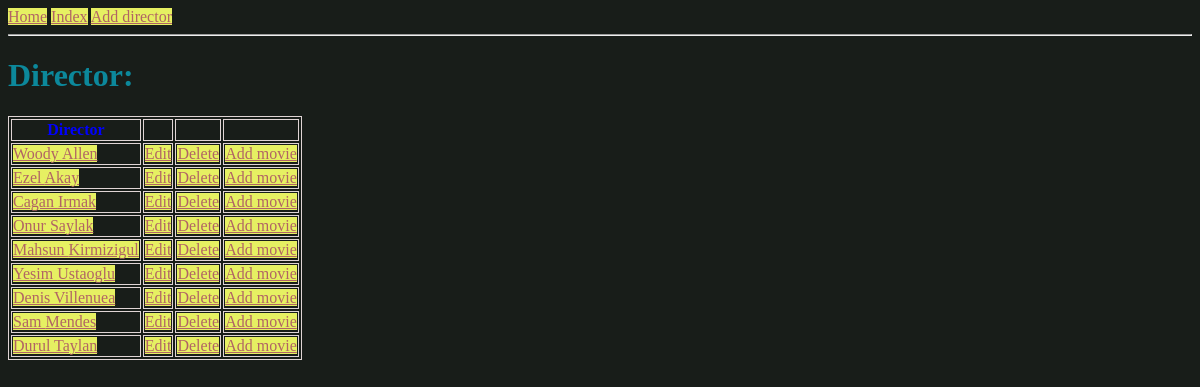
/directors/, run on an earlier commit of the app's database.
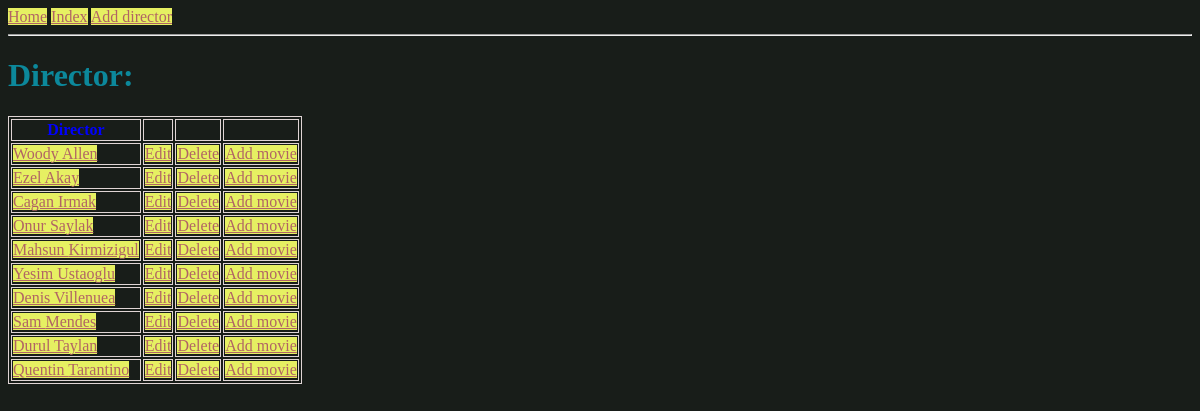
And on a later commit of the database.
### app_director/models.py (models this page shows, shortened)
class Director(models.Model):
    director_name = models.CharField(max_length=30)
    director_surname = models.CharField(max_length=30)
    director_age = models.IntegerField()

### app_director/views.py (the view)
# urls.py: path('', views.index, name='index_page'),
def index(request):
    q = Director.objects.all()
    context = {
        'data':q,
    }
    return render (request, 'app_d/index.html',context)

### templates/app_d/index.html (shortened to what this page needs)
{% extends 'app_d/base.html' %}
{% block content %}
<!DOCTYPE html>
<html lang="en">
<head>
</head>
<body>
    <h1>Director:</h1>
    <table>
        <tr>
            <th>Director</th>
            <th></th>
            <th></th>
            <th></th>
        </tr>
    {% for x in data %}
        <tr>
            <td><a href="{% url 'detail_page' idid=x.pk %}" >{{x.director_name}} {{x.director_surname}}</a></td>
            <td><a href="{% url 'edit_page' yonetmen_no=x.pk %}" >Edit</a></td>
            <td><a href="{% url 'delete_page' delete_id=x.pk %}" >Delete</a></td>
            <td><a href="{% url 'add_movie_page' drextor_id=x.pk %}">Add movie</a></td>
        </tr>
    {% endfor %}
</table>
</body>
</html>
{% endblock %}

What changed in the data, as far as the page shows it:
added Director: director_name "Quentin", director_surname "Tarantino"
